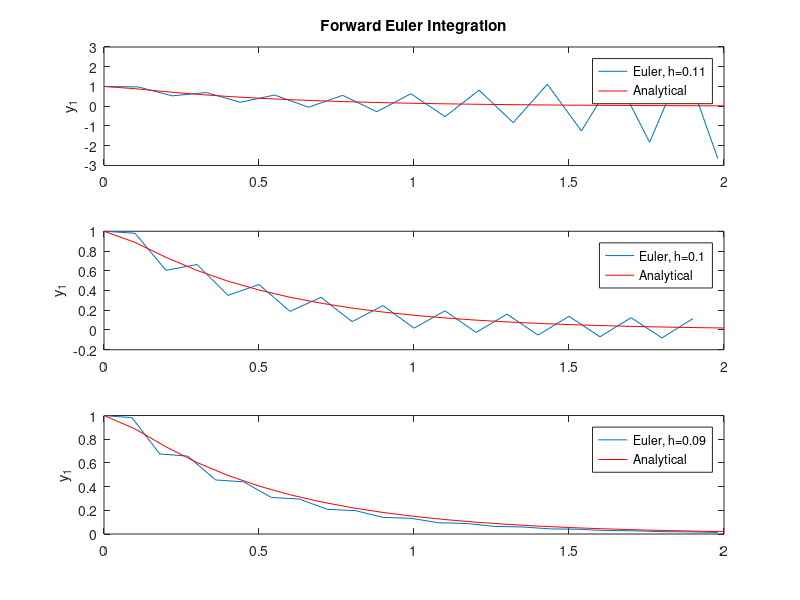
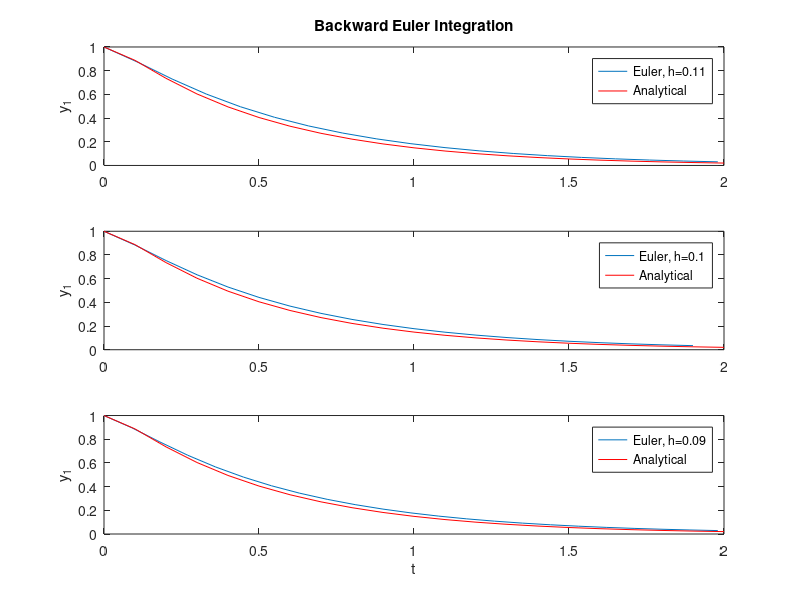

MATLAB code to generate these figures, in order:
y0 = [1.0; 1.2];

A = [-11 9;9 -11];

h_vec = [0.11;0.10;0.09];

t_end = 2;
forward_fig = figure;
backwrd_fig = figure;
for ii = 1:3
    t = 0;
    h = h_vec(ii);

    Y_f = y0';
    y = y0;
    T_f = t;
    while t+h <= t_end
        F = A*y;
        y = y + h*F;
        t = t+h;
        Y_f = [Y_f;y'];
        T_f = [T_f;t];
    end
    figure(forward_fig);
    subplot(3,1,ii)
    plot(T_f,Y_f(:,1))
    
    % Backward
    
    t = 0;

    Y_b = y0';
    y = y0;
    T_b = t;
    while t+h <= t_end
        y = (eye(2)-h*A)\y;
        t = t+h;
        Y_b = [Y_b;y'];
        T_b = [T_b;t];
    end
    figure(backwrd_fig);
    subplot(3,1,ii)
    plot(T_b,Y_b(:,1))
end
% Analytical:
v1 = [1;1];
v2 = [1;-1];
c1 = 1.1;
c2 = -0.1;
lam1 = -2;
lam2 = -20;
t_an = 0:0.1:2;

X = zeros(length(t_an),2);
for ii =1:length(t_an)
    X(ii,:) = (c1*exp(lam1*t_an(ii))*v1 + c2*exp(lam2*t_an(ii))*v2)';
end
for ii = 1:3
    for jj = forward_fig:backwrd_fig
        figure(jj);
        subplot(3,1,ii)
        hold on
        plot(t_an,X(:,1),'r')
        ylabel('y_1')
        legend(['Euler, h=' num2str(h_vec(ii))],'Analytical')
    end
end
xlabel('t');
subplot(3,1,1);


figure(forward_fig);
subplot(3,1,1); title('Forward Euler Integration')
figure(backwrd_fig);
subplot(3,1,1); title('Backward Euler Integration')
    